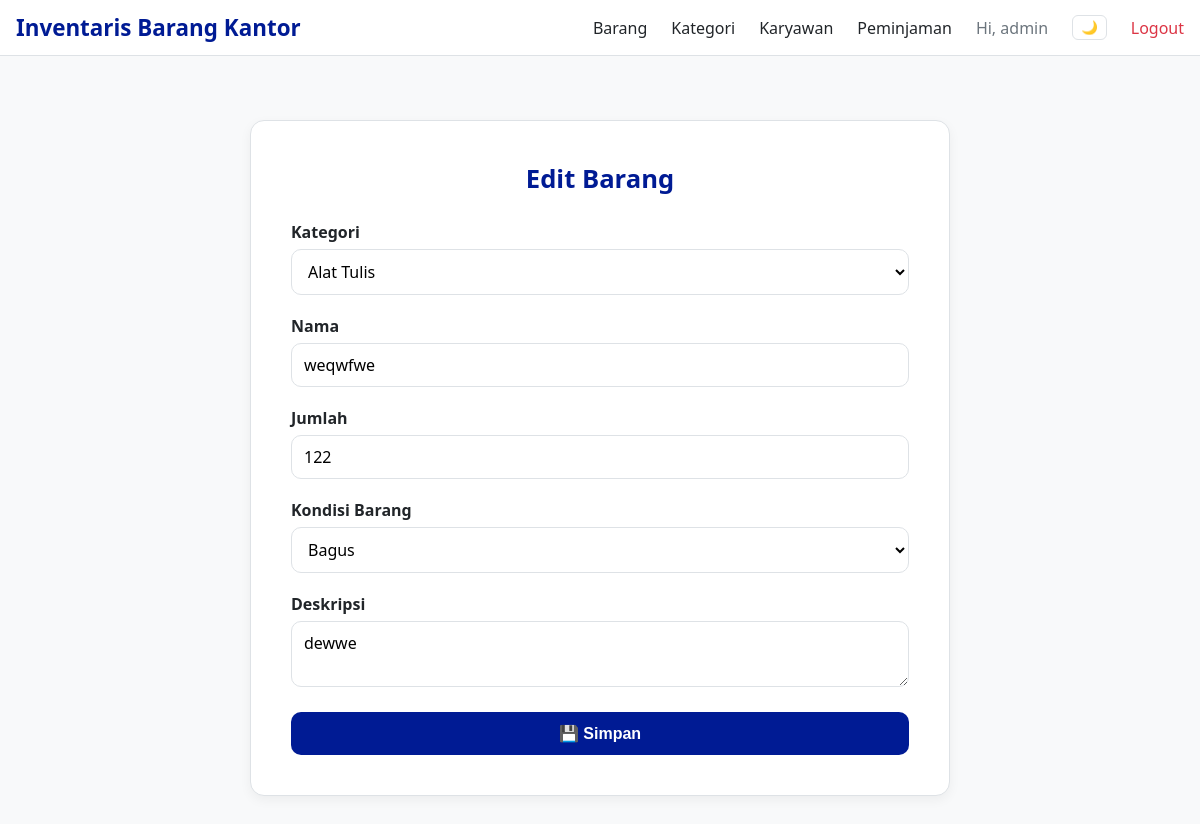
Page /?url=admin/itemForm&id=10 (signed in) on the earlier database version.
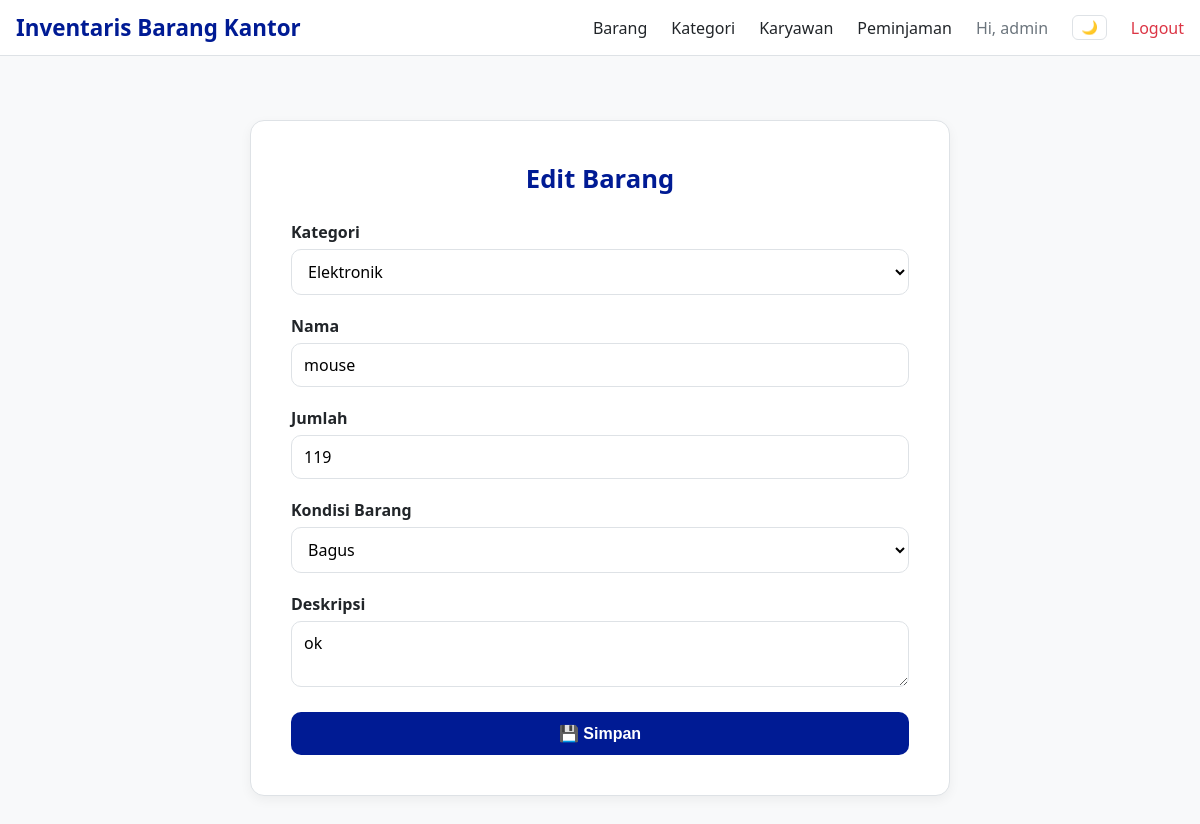
Same page on the later database version.
### tables this page shows
CREATE TABLE `items` (
  `id` int(11) NOT NULL,
  `category_id` int(11) NOT NULL,
  `name` varchar(150) NOT NULL,
  `quantity` int(11) NOT NULL DEFAULT 0,
  `description` text DEFAULT NULL,
  `condition` enum('bagus','rusak') NOT NULL DEFAULT 'bagus'
);

CREATE TABLE `categories` (
  `id` int(11) NOT NULL,
  `name` varchar(100) NOT NULL
);

### app/controllers/AdminController.php (called while the page is built, shortened)
<?php
require_once __DIR__.'/../models/Category.php';
require_once __DIR__.'/../models/Item.php';
class AdminController {
    protected $categoryModel, $itemModel, $employeeModel, $loanModel;
    public function __construct() {
        $this->categoryModel = new Category();
        $this->itemModel = new Item();
    }
    public function itemForm() {
        $id = $_GET['id'] ?? null;
        $item = $id ? $this->itemModel->find($id) : null;
        $categories = $this->categoryModel->all();
        require __DIR__.'/../views/admin/form_item.php';
    }
}

### config/database.php (called while the page is built)
<?php
return [ 'host'=>'127.0.0.1','db'=>'inventaris12','user'=>'root','pass'=>'','charset'=>'utf8mb4' ];

### app/models/Model.php (called while the page is built, shortened)
<?php
class Model
{
    public function __construct()
    {
        $cfg = require __DIR__ . '/../../config/database.php';
        $dsn = "mysql:host={$cfg['host']};dbname={$cfg['db']};charset={$cfg['charset']}";
        $this->pdo = new PDO(
            $dsn,
            $cfg['user'],
            $cfg['pass'],
            [
                PDO::ATTR_ERRMODE => PDO::ERRMODE_EXCEPTION
            ]
        );
    }
}

### app/models/Category.php (called while the page is built, shortened)
<?php
require_once __DIR__ . '/Model.php';
class Category extends Model {
    public function all(){ return $this->pdo->query('SELECT * FROM categories')->fetchAll(PDO::FETCH_ASSOC); }
}

### app/models/Item.php (called while the page is built, shortened)
<?php
require_once __DIR__ . '/Model.php';
class Item extends Model
{
    public function find($id)
    {
        $stmt = $this->pdo->prepare("SELECT * FROM items WHERE id = ?");
        $stmt->execute([$id]);
        return $stmt->fetch(PDO::FETCH_ASSOC);
    }
}

### app/views/admin/form_item.php (the view, shortened to what this page needs)
<?php require __DIR__.'/../layout/header.php'; ?>
<div class="form-container">
  <h3><?= isset($item) ? 'Edit Barang' : 'Tambah Barang' ?></h3>
  <form method="post" action="?url=admin/itemSave">
    <div class="form-group">
      <label class="form-label">Kategori</label>
      <select class="form-select" name="category_id" required>
        <?php foreach ($categories as $cat): ?>
          <option value="<?= $cat['id'] ?>"
            <?= (isset($item) && $item['category_id'] == $cat['id']) ? 'selected' : '' ?>>
            <?= htmlspecialchars($cat['name']) ?>
          </option>
        <?php endforeach; ?>
      </select>
    </div>
    <div class="form-group">
      <label class="form-label">Nama</label>
      <input
        class="form-control"
        name="name"
        value="<?= isset($item) ? htmlspecialchars($item['name']) : '' ?>"
        placeholder="Masukkan nama barang"
        required
      >
    </div>
    <div class="form-group">
      <label class="form-label">Jumlah</label>
      <input
        class="form-control"
        type="number"
        name="quantity"
        value="<?= isset($item) ? $item['quantity'] : 1 ?>"
        min="0"
        required
      >
    </div>
    <div class="form-group">
      <label class="form-label">Kondisi Barang</label>
      <select class="form-select" name="condition" required>
        <option value="bagus" <?= (isset($item) && $item['condition']=='bagus') ? 'selected' : '' ?>>Bagus</option>
      </select>
    </div>
    <div class="form-group">
      <label class="form-label">Deskripsi</label>
      <textarea
        class="form-control"
        name="description"
        placeholder="Tuliskan deskripsi barang..."><?= isset($item) ? htmlspecialchars($item['description']) : '' ?></textarea>
    </div>
    <button class="btn-success">💾 Simpan</button>
  </form>
</div>
<?php require __DIR__.'/../layout/footer.php'; ?>

Differences in the rows shown:
changed items "Bagus": category_id "Alat Tulis" → "Elektronik"; name "weqwfwe" → "mouse"; quantity "122" → "119"; description "dewwe" → "ok"
